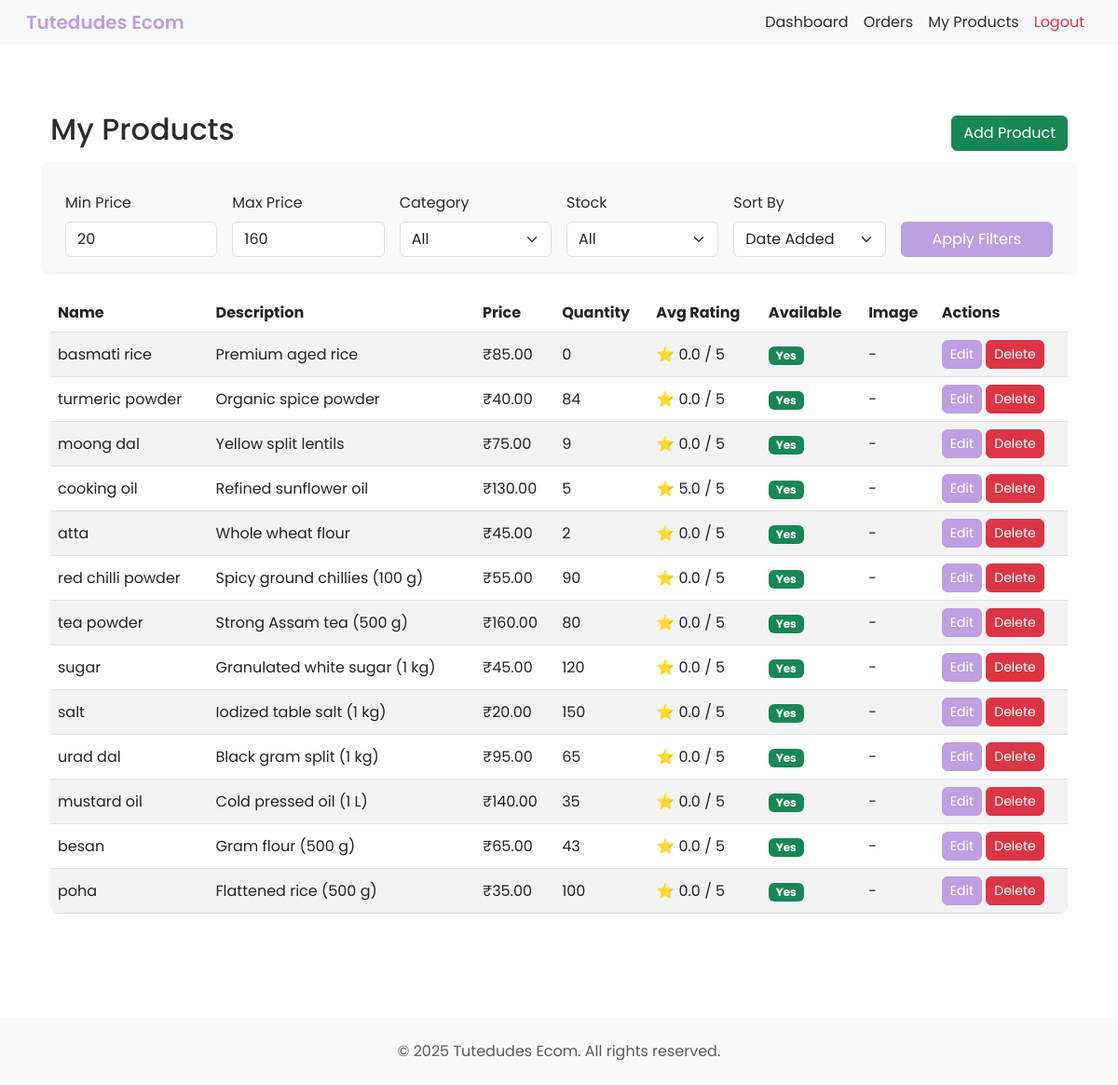
The page /vendor/products/ (signed in) on the database as committed earlier.
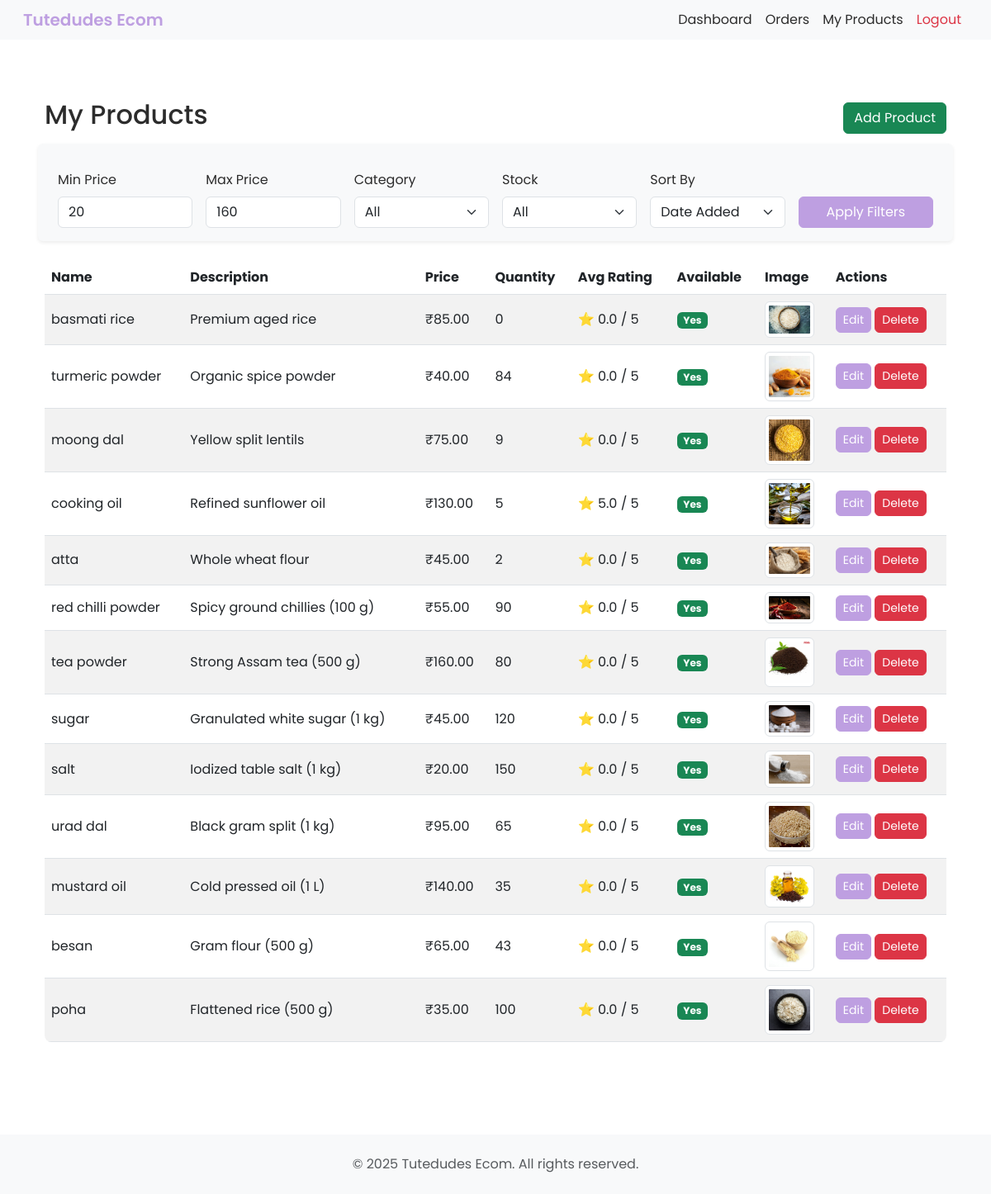
The same page on the database as committed later.
### ecomApp/models.py (models this page shows, shortened)
class Product(models.Model):
    vendor = models.ForeignKey(settings.AUTH_USER_MODEL, on_delete=models.CASCADE, limit_choices_to={'is_vendor': True}, related_name='products')
    category = models.ForeignKey('Category', on_delete=models.SET_NULL, null=True, blank=True, related_name='products')
    name = models.CharField(max_length=255)
    description = models.TextField(blank=True)
    price = models.DecimalField(max_digits=10, decimal_places=2)
    quantity = models.PositiveIntegerField()
    image = models.ImageField(upload_to='product_images/', blank=True, null=True)
    available = models.BooleanField(default=True)
    created_at = models.DateTimeField(auto_now_add=True)
    updated_at = models.DateTimeField(auto_now=True)

### ecomApp/views.py (the view)
# urls.py: path('vendor/products/', views.vendor_products, name='vendor_products'),
@login_required
@user_passes_test(is_vendor, login_url='/')
def vendor_products(request):
    from .models import Product, Category
    from django.db.models import Avg, Min, Max
    categories = Category.objects.all()
    price_min = request.GET.get('price_min')
    price_max = request.GET.get('price_max')
    category_id = request.GET.get('category')
    stock = request.GET.get('stock')  # 'in' or 'out'
    sort = request.GET.get('sort')  # 'price', 'date', 'quantity'
    products = Product.objects.filter(vendor=request.user).annotate(avg_rating=Avg('feedbacks__rating'))
    if price_min:
        products = products.filter(price__gte=price_min)
    if price_max:
        products = products.filter(price__lte=price_max)
    if category_id and category_id != 'all':
        products = products.filter(category_id=category_id)
    if stock == 'in':
        products = products.filter(quantity__gt=0)
    elif stock == 'out':
        products = products.filter(quantity=0)
    if sort == 'price':
        products = products.order_by('price')
    elif sort == 'date':
        products = products.order_by('-created_at')
    elif sort == 'quantity':
        products = products.order_by('quantity')
    total_products = products.count()
    low_stock_products = products.filter(quantity__lt=10).count()
    avg_price = products.aggregate(avg=Avg('price'))['avg'] or 0
    best_priced = products.order_by('price').first()
    min_price = Product.objects.filter(vendor=request.user).aggregate(min=Min('price'))['min'] or 0
    max_price = Product.objects.filter(vendor=request.user).aggregate(max=Max('price'))['max'] or 0
    return render(request, 'vendor_products.html', {
        'products': products,
        'categories': categories,
        'total_products': total_products,
        'low_stock_products': low_stock_products,
        'avg_price': avg_price,
        'best_priced': best_priced,
        'min_price': min_price,
        'max_price': max_price,
        'selected_category': category_id or 'all',
        'selected_stock': stock or '',
        'selected_sort': sort or '',
        'selected_price_min': price_min or min_price,
        'selected_price_max': price_max or max_price,
    })

### ecomApp/views.py (called while the page is built)
def is_vendor(user):
    return user.is_authenticated and getattr(user, 'is_vendor', False)

### ecomApp/templates/vendor_products.html (shortened to what this page needs)
{% extends "base.html" %}
{% block content %}
<div class="container py-5">
    <div class="d-flex justify-content-between align-items-center mb-4">
        <h2>My Products</h2>
        <a href="/vendor/products/add/" class="btn btn-success">Add Product</a>
    </div>
    <form method="get" class="row g-3 align-items-end mb-4 bg-light p-3 rounded shadow-sm">
        <div class="col-md-2">
            <label for="price_min" class="form-label">Min Price</label>
            <input type="number" name="price_min" id="price_min" class="form-control" min="{{ min_price }}" max="{{ max_price }}" value="{{ selected_price_min }}">
        </div>
        <div class="col-md-2">
            <label for="price_max" class="form-label">Max Price</label>
            <input type="number" name="price_max" id="price_max" class="form-control" min="{{ min_price }}" max="{{ max_price }}" value="{{ selected_price_max }}">
        </div>
        <div class="col-md-2">
            <label for="category" class="form-label">Category</label>
            <select name="category" id="category" class="form-select">
                <option value="all" {% if selected_category == 'all' %}selected{% endif %}>All</option>
            </select>
        </div>
        <div class="col-md-2">
            <label for="stock" class="form-label">Stock</label>
            <select name="stock" id="stock" class="form-select">
                <option value="" {% if not selected_stock %}selected{% endif %}>All</option>
            </select>
        </div>
        <div class="col-md-2">
            <label for="sort" class="form-label">Sort By</label>
            <select name="sort" id="sort" class="form-select">
                <option value="date" {% if selected_sort == 'date' %}selected{% endif %}>Date Added</option>
            </select>
        </div>
        <div class="col-md-2">
            <button type="submit" class="btn btn-primary w-100">Apply Filters</button>
        </div>
    </form>
    {% if products %}
    <div class="table-responsive">
        <table class="table table-striped align-middle">
            <thead>
                <tr>
                    <th>Name</th>
                    <th>Description</th>
                    <th>Price</th>
                    <th>Quantity</th>
                     <th>Avg Rating</th>
                    <th>Available</th>
                    <th>Image</th>
                    <th>Actions</th>
                </tr>
            </thead>
            <tbody>
                {% for product in products %}
                <tr>
                    <td>{{ product.name }}</td>
                    <td>{{ product.description|truncatewords:10 }}</td>
                    <td>₹{{ product.price }}</td>
                    <td>{{ product.quantity }}</td>
                     <td>⭐ {{ product.avg_rating|default:0|floatformat:1 }} / 5</td>
                    <td>{% if product.available %}<span class="badge bg-success">Yes</span>{% else %}<span class="badge bg-secondary">No</span>{% endif %}</td>
                    <td>
                        {% if product.image %}
                        <img src="{{ product.image.url }}" alt="{{ product.name }}" class="img-thumbnail" style="max-width:60px;">
                        {% else %}-{% endif %}
                    </td>
                    <td>
                        <a href="/vendor/products/{{ product.id }}/edit/" class="btn btn-sm btn-primary">Edit</a>
                        <a href="/vendor/products/{{ product.id }}/delete/" class="btn btn-sm btn-danger">Delete</a>
                    </td>
                </tr>
                {% endfor %}
            </tbody>
        </table>
    </div>
    {% else %}
    <div class="alert alert-info">No products found. Click "Add Product" to create your first product.</div>
    {% endif %}
</div>
{% endblock %}

### ecomApp/templates/base.html (shortened to what this page needs)
{% load static %}
<!DOCTYPE html>
<html lang="en">
<head>
    <link href="https://cdn.jsdelivr.net/npm/bootstrap@5.3.0/dist/css/bootstrap.min.css" rel="stylesheet">
    <link rel="stylesheet" href="https://cdnjs.cloudflare.com/ajax/libs/font-awesome/6.5.0/css/all.min.css" />
    <link href="{% static 'css/style.css' %}?v={% now 'U' %}" rel="stylesheet">
</head>
<body>
    <nav class="navbar navbar-expand-lg navbar-light bg-light">
        <div class="container-fluid">
            <a class="navbar-brand" href="/">Tutedudes Ecom</a>
            <div class="collapse navbar-collapse justify-content-end" id="mainNavbar">
                <ul class="navbar-nav mb-2 mb-lg-0">
                    {% if user.is_authenticated %}
                        {% if user.is_vendor %}
                            <li class="nav-item"><a class="nav-link" href="{% url 'vendor_dashboard' %}">Dashboard</a></li>
                            <li class="nav-item"><a class="nav-link" href="{% url 'vendor_orders' %}">Orders</a></li>
                            <li class="nav-item"><a class="nav-link" href="{% url 'vendor_products' %}">My Products</a></li>
                        {% endif %}
                        <li class="nav-item"><a class="nav-link text-danger" href="{% url 'logout' %}">Logout</a></li>
                    {% else %}
                        <li class="nav-item"><a class="nav-link" href="{% url 'register' %}">Register</a></li>
                        <li class="nav-item"><a class="nav-link" href="{% url 'login' %}">Login</a></li>
                    {% endif %}
                </ul>
            </div>
        </div>
    </nav>
    <div class="container mt-4">
        {% block content %}{% endblock %}
    </div>
    <footer class="bg-light py-4 mt-5">
        <div class="container text-center">
            <p class="mb-0 text-muted">© {% now "Y" %} Tutedudes Ecom. All rights reserved.</p>
        </div>
    </footer>
</body>
</html>

### ecomApp/static/css/style.css (style rules this page uses)
:root { --color-primary: #BE9FE1; --color-primary-hover: #A98BC9; --color-primary-disabled: rgba(190,159,225,0.8); --color-accent-light: #E1CCEC; --color-accent-medium: #C9B6E4; --color-bg: #FFFFFF; --color-bg-secondary: #F1F1F6; --color-text: #2C2C2C; --color-text-secondary: #6C757D; }
body { font-family: 'Poppins', sans-serif ; }
.navbar-brand { font-weight: 600; color: var(--color-primary) ; }
.btn-primary { background-color: var(--color-primary) ; border-color: var(--color-primary) ; }
.table { border-radius: 8px; overflow: hidden; }
.form-control, .form-select { border-radius: 6px; }
.btn { border-radius: 6px; }
body { background: var(--color-bg); color: var(--color-text); }
a { color: var(--color-primary); }
.navbar { padding: 0.25rem 1rem; }
.bg-light, .navbar-light { background-color: var(--color-bg-secondary) ; }
.navbar-light .navbar-brand { color: var(--color-primary); }
.navbar-light .navbar-nav .nav-link { color: var(--color-text); }
html, body { height: 100%; }
body { display: flex; flex-direction: column; }
footer, footer.bg-light { background-color: var(--color-bg-secondary); }

### ecomApp/templates/base.html (style rules this page uses)
body { font-family: 'Poppins', sans-serif !important; }

Rows that differ between the two databases and show on the page:
changed Product "basmati rice": image: picture added; no longer shows "-"
changed Product "turmeric powder": image: picture added; no longer shows "-"
changed Product "moong dal": image: picture added; no longer shows "-"
changed Product "cooking oil": image: picture added; no longer shows "-"
changed Product "atta": image: picture added; no longer shows "-"
changed Product "red chilli powder": image: picture added; no longer shows "-"
changed Product "tea powder": image: picture added; no longer shows "-"
changed Product "sugar": image: picture added; no longer shows "-"
changed Product "salt": image: picture added; no longer shows "-"
changed Product "urad dal": image: picture added; no longer shows "-"
changed Product "mustard oil": image: picture added; no longer shows "-"
changed Product "besan": image: picture added; no longer shows "-"
changed Product "poha": image: picture added; no longer shows "-"
